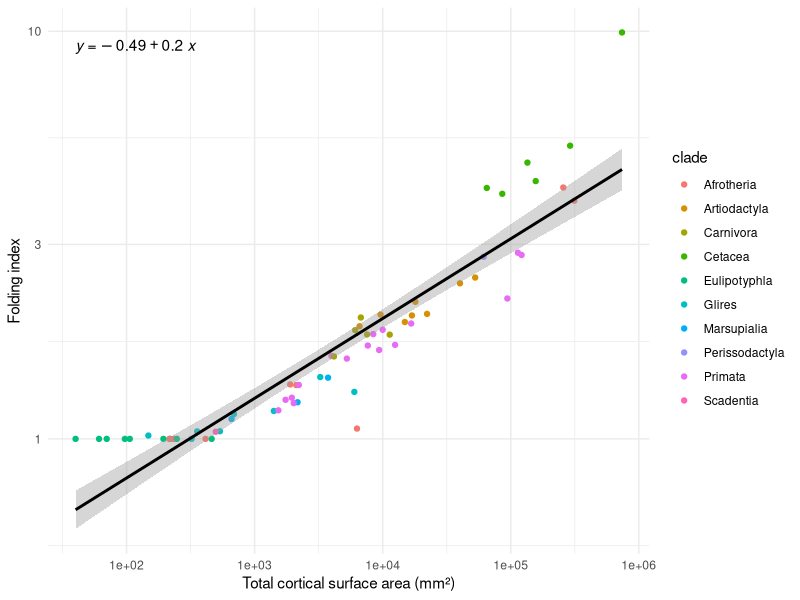
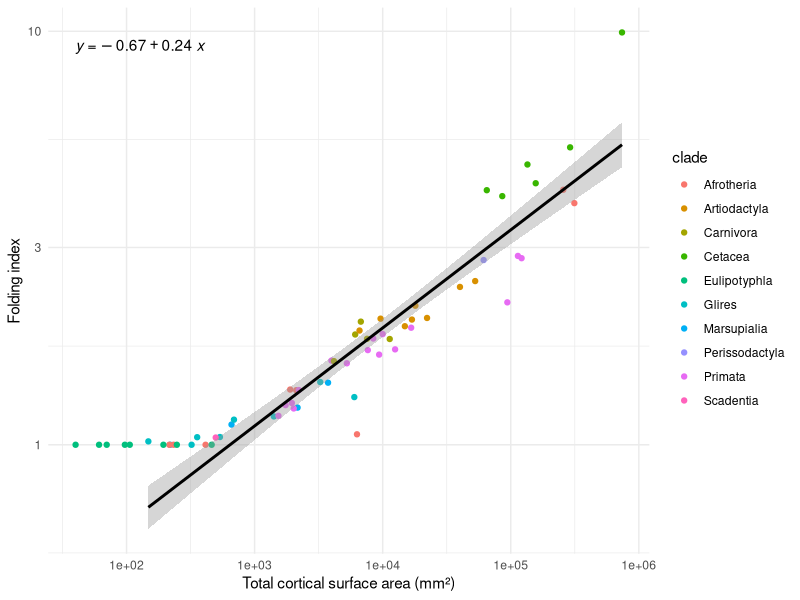
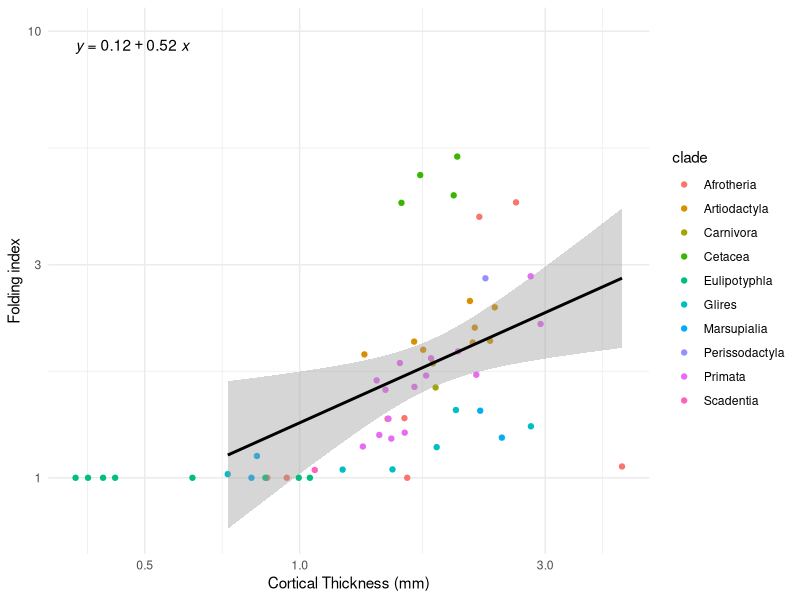
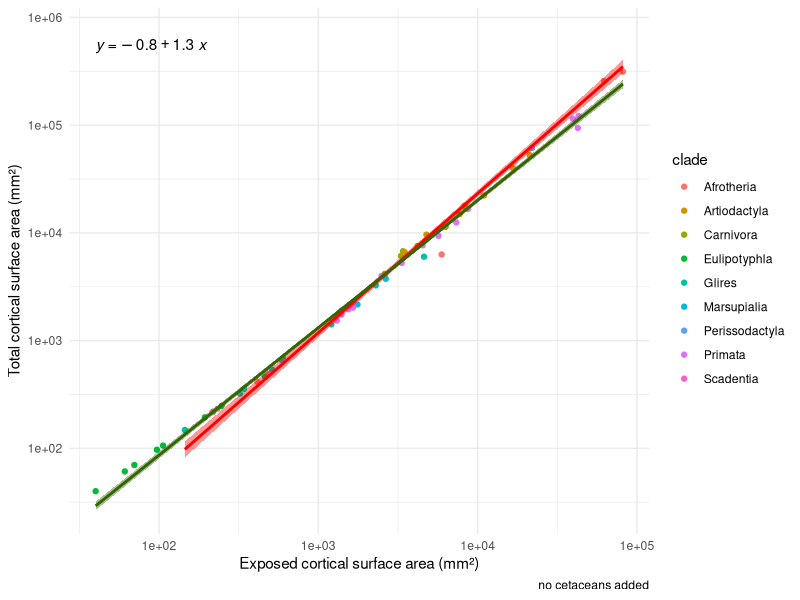
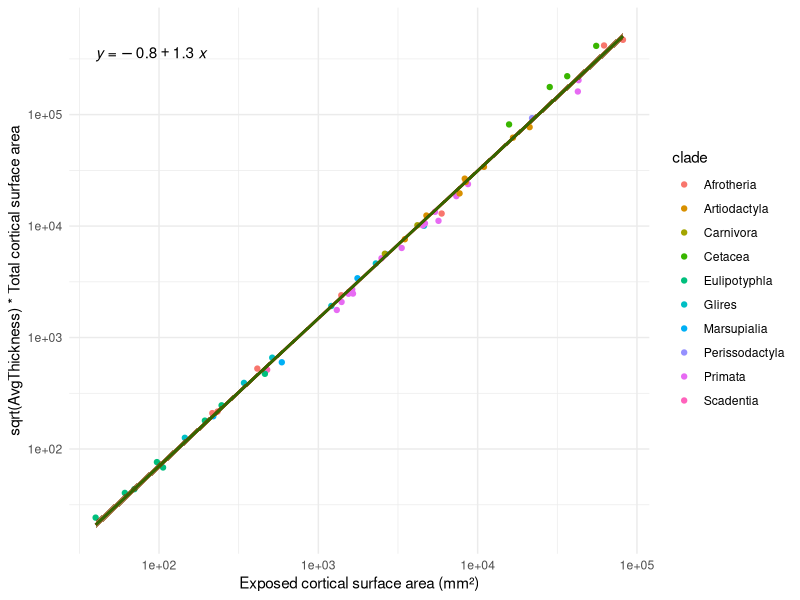
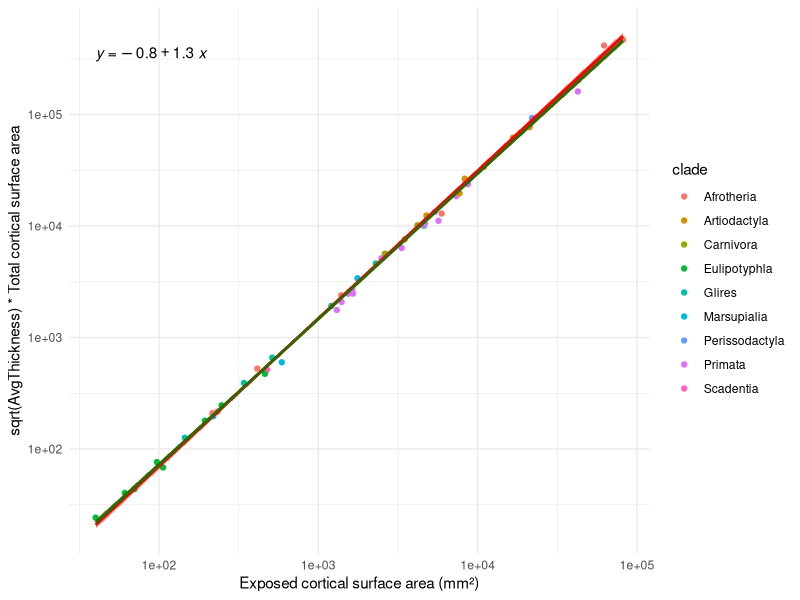
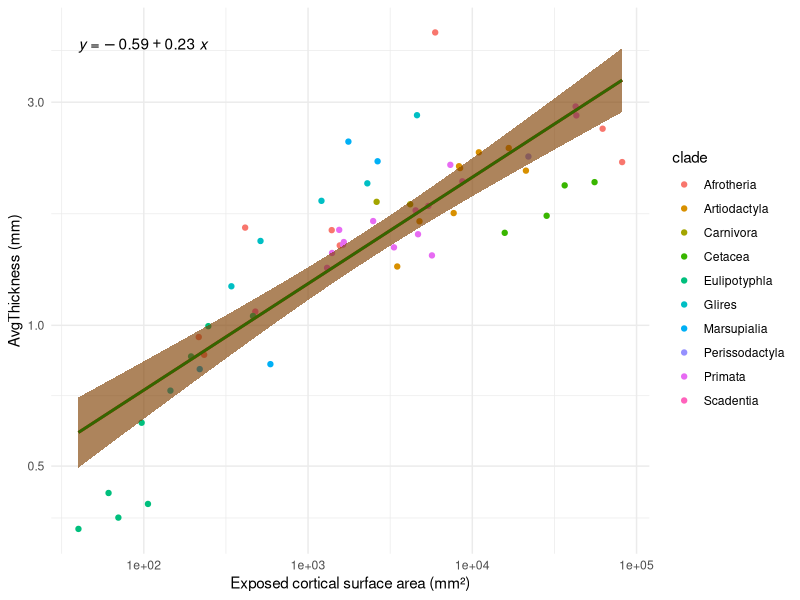
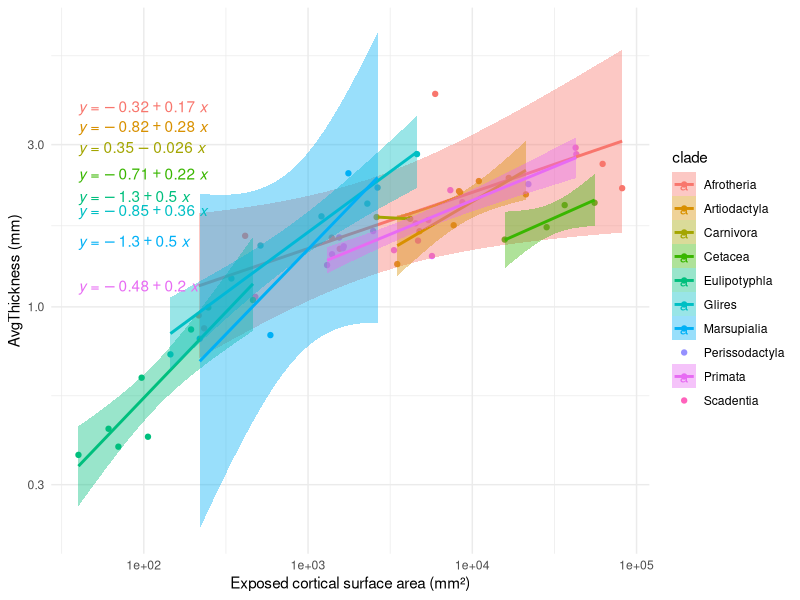

Here is the R script that generated these plots, in order:
## ---- chunk 1
knitr::opts_chunk$set(
	echo = TRUE,
	message = FALSE,
	warning = FALSE,
	cache = TRUE
)
## ---- chunk 2
## Define o diretorio de trabalho/Working Directory
setwd("~/GitHub/MH2015")

## Instala os pacotes necessarios - retirar os comentarios se for rodar pela primeira vez
# install.packages("tidyverse")
# install.packages("ggpubr")

## Chama os pacotes necessarios
library(readxl)
library(tidyverse)
library(ggpubr)

## ---- chunk 3
## Importa os dados
dados_MH2015 <- read_excel("dados_Bruno_etal_Nature_UniversalScaling.xls")
View(dados_MH2015)

## Renomeia as colunas
colnames(dados_MH2015)[3] <- "TotalArea"
colnames(dados_MH2015)[5] <- "AvgThickness"

## ---- chunk 4
## Calcular area exposta a partir da area total e do folding index (FI ou localGI)
dados_MH2015 <- dados_MH2015 %>%
  mutate(ExposedArea = TotalArea/FI)

## ---- chunk 5
ggplot(dados_MH2015, aes(x = TotalArea, y = FI)) +
  geom_point(aes(color = clade)) +
  scale_x_log10() +
  scale_y_log10() +
  labs(x = "Total cortical surface area (mm²)", y = "Folding index") +
  theme_minimal() +
  stat_smooth(method = "lm", color = "black") +
  stat_regline_equation()
## ---- chunk 6
cor <- cor.test(log10(dados_MH2015$TotalArea), log10(dados_MH2015$FI))
cor
paste("R2 = ", signif(cor$estimate^2, 2))
## ---- chunk 7
ggplot(dados_MH2015, aes(x = TotalArea, y = FI)) +
  geom_point(aes(color = clade)) +
  scale_x_log10() +
  scale_y_log10() +
  labs(x = "Total cortical surface area (mm²)", y = "Folding index") +
  theme_minimal() +
  stat_smooth(data = subset(dados_MH2015, FI >1), method = "lm", color = "black") +
  # stat_smooth(method = "lm", color = "#336600", alpha = 0.4) +
  stat_regline_equation(data = subset(dados_MH2015, FI >1))
## ---- chunk 8
lm <- lm(log10(FI) ~ log10(TotalArea), filter(dados_MH2015, FI > 1))
summary(lm)
## ---- chunk 9
cor <- cor.test(log10(filter(dados_MH2015, FI > 1)$TotalArea), log10(filter(dados_MH2015, FI > 1)$FI))
cor
paste("R2 = ", signif(cor$estimate^2, 2))
## ---- chunk 10
ggplot(dados_MH2015, aes(x = AvgThickness, y = FI)) +
  geom_point(aes(color = clade)) +
  scale_x_log10() +
  scale_y_log10() +
  labs(x = "Cortical Thickness (mm)", y = "Folding index") +
  theme_minimal() +
  stat_smooth(data = subset(dados_MH2015, FI >1), method = "lm", color = "black") +
  # stat_smooth(method = "lm", color = "#336600", alpha = 0.4) +
  stat_regline_equation(data = subset(dados_MH2015, FI >1))
## ---- chunk 11
lm <- lm(log10(FI) ~ log10(AvgThickness), filter(dados_MH2015, FI > 1))
summary(lm)
## ---- chunk 12
cor <- cor.test(log10(filter(dados_MH2015, FI > 1)$AvgThickness), log10(filter(dados_MH2015, FI > 1)$FI))
cor
paste("R2 = ", signif(cor$estimate^2, 2))
## ---- chunk 13
ggplot(filter(dados_MH2015, clade !="Cetacea"), aes(x = ExposedArea, y = TotalArea)) +
  geom_point(aes(color = clade)) +
  scale_x_log10() +
  scale_y_log10() +
  labs(x = "Exposed cortical surface area (mm²)", y = "Total cortical surface area (mm²)", caption = "no cetaceans added") +
  theme_minimal() +
  stat_smooth(data = subset(dados_MH2015, FI >1), method = "lm", color = "red", fill = "red") +
  stat_smooth(method = "lm", color = "#336600", fill = "#336600") +
  stat_regline_equation(data = subset(dados_MH2015, FI >1))
## ---- chunk 14
lm <- lm(log10(TotalArea) ~ log10(ExposedArea), filter(dados_MH2015, FI > 1, clade !="Cetacea"))
summary(lm)
## ---- chunk 15
cor <- cor.test(log10(filter(dados_MH2015, FI > 1, clade !="Cetacea")$ExposedArea), log10(filter(dados_MH2015, FI > 1, clade !="Cetacea")$TotalArea))
cor
paste("R2 = ", signif(cor$estimate^2, 2))
## ---- chunk 16
ggplot(filter(dados_MH2015), aes(x = ExposedArea, y = TotalArea*sqrt(AvgThickness))) +
  geom_point(aes(color = clade)) +
  scale_x_log10() +
  scale_y_log10() +
  labs(x = "Exposed cortical surface area (mm²)", y = "sqrt(AvgThickness) * Total cortical surface area") +
  theme_minimal() +
  stat_smooth(data = subset(dados_MH2015), method = "lm", color = "red", fill = "red") +
  stat_smooth(method = "lm", color = "#336600", fill = "#336600") +
  stat_regline_equation(data = subset(dados_MH2015))
## ---- chunk 17
lm <- lm(log10(TotalArea*sqrt(AvgThickness)) ~ log10(ExposedArea), filter(dados_MH2015))
summary(lm)
## ---- chunk 18
cor <- cor.test(log10(dados_MH2015$ExposedArea), log10(dados_MH2015$TotalArea*sqrt(dados_MH2015$AvgThickness)))
cor
paste("R2 = ", signif(cor$estimate^2, 2))
## ---- chunk 19
ggplot(filter(dados_MH2015, clade != "Cetacea"), aes(x = ExposedArea, y = TotalArea*sqrt(AvgThickness))) +
  geom_point(aes(color = clade)) +
  scale_x_log10() +
  scale_y_log10() +
  labs(x = "Exposed cortical surface area (mm²)", y = "sqrt(AvgThickness) * Total cortical surface area") +
  theme_minimal() +
  stat_smooth(data = subset(dados_MH2015), method = "lm", color = "red", fill = "red") +
  stat_smooth(method = "lm", color = "#336600", fill = "#336600") +
  stat_regline_equation(data = subset(dados_MH2015))
## ---- chunk 20
lm <- lm(log10(TotalArea*sqrt(AvgThickness)) ~ log10(ExposedArea), filter(dados_MH2015, clade != "Cetacea"))
summary(lm)
## ---- chunk 21
cor <- cor.test(log10(filter(dados_MH2015, clade != "Cetacea")$ExposedArea), log10(filter(dados_MH2015, clade != "Cetacea")$TotalArea*sqrt(filter(dados_MH2015, clade != "Cetacea")$AvgThickness)))
cor
paste("R2 = ", signif(cor$estimate^2, 2))
## ---- chunk 22
ggplot(filter(dados_MH2015), aes(x = ExposedArea, y = AvgThickness)) +
  geom_point(aes(color = clade)) +
  scale_x_log10() +
  scale_y_log10() +
  labs(x = "Exposed cortical surface area (mm²)", y = "AvgThickness (mm)") +
  theme_minimal() +
  stat_smooth(method = "lm", color = "red", fill = "red") +
  stat_smooth(method = "lm", color = "#336600", fill = "#336600") +
  stat_regline_equation()

## ---- chunk 23
ggplot(filter(dados_MH2015), aes(x = ExposedArea, y = AvgThickness, color = clade, fill = clade)) +
  geom_point() +
  scale_x_log10() +
  scale_y_log10() +
  labs(x = "Exposed cortical surface area (mm²)", y = "AvgThickness (mm)") +
  theme_minimal() +
  stat_smooth(method = "lm", alpha = 0.4) +
  stat_regline_equation()
## ---- chunk 24
lm <- lm(log10(AvgThickness) ~ log10(ExposedArea), filter(dados_MH2015, FI > 1))
summary(lm)
## ---- chunk 25
cor <- cor.test(log10(filter(dados_MH2015, FI > 1)$ExposedArea), log10(filter(dados_MH2015, FI > 1)$AvgThickness))
cor
paste("R2 = ", signif(cor$estimate^2, 2))
